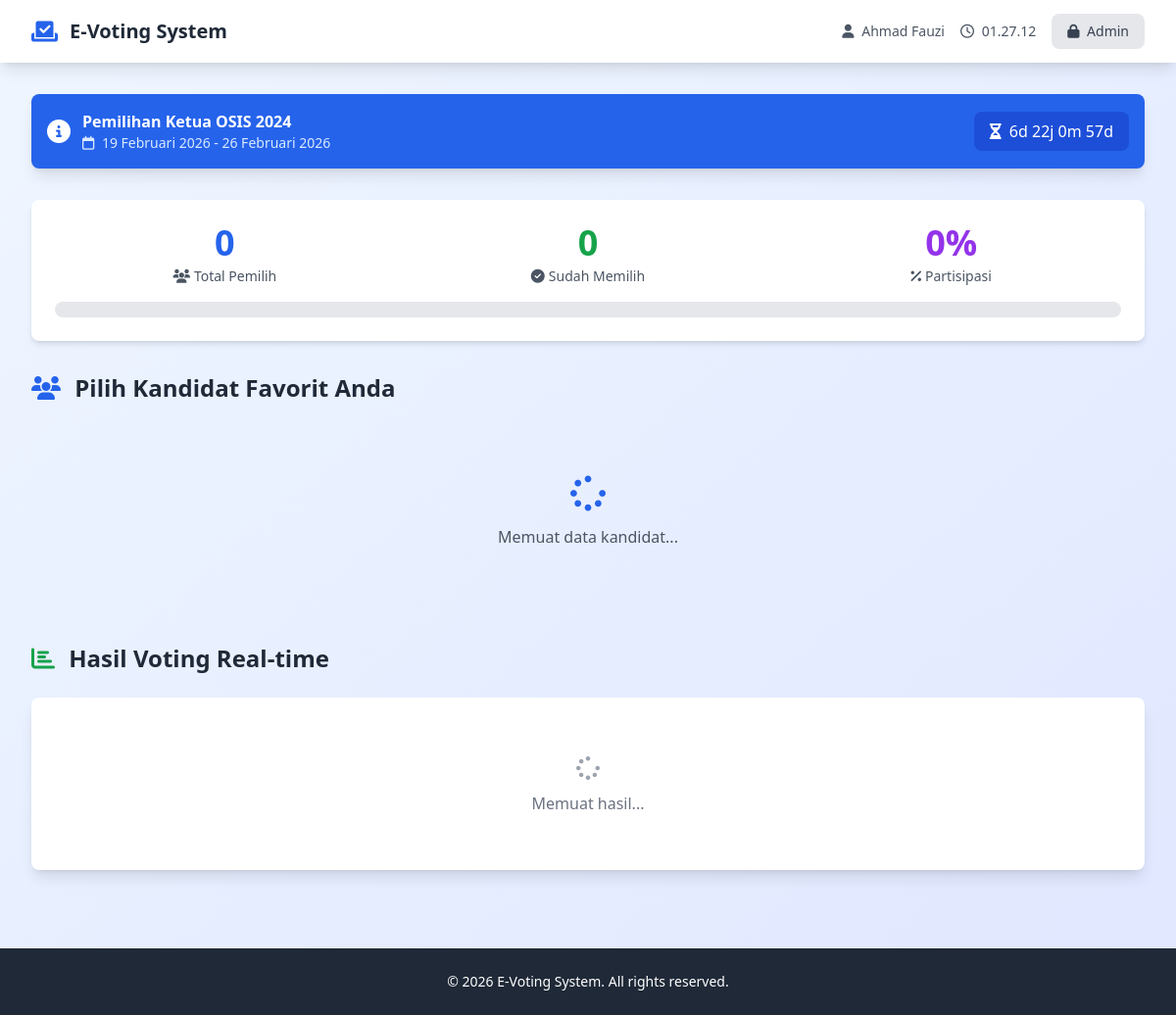
The page / (signed in) on the database its author committed.
### tables this page shows
CREATE TABLE voters (
    id INT PRIMARY KEY AUTO_INCREMENT,
    nim_nis VARCHAR(50) UNIQUE NOT NULL,
    nama VARCHAR(100) NOT NULL,
    kelas_jurusan VARCHAR(50),
    angkatan YEAR,
    status ENUM('aktif', 'tidak_aktif') DEFAULT 'aktif',
    created_at TIMESTAMP DEFAULT CURRENT_TIMESTAMP
);

CREATE TABLE voting_session (
    id INT PRIMARY KEY AUTO_INCREMENT,
    nama_sesi VARCHAR(100) NOT NULL,
    tanggal_mulai DATETIME NOT NULL,
    tanggal_selesai DATETIME NOT NULL,
    status ENUM('aktif', 'selesai', 'pending') DEFAULT 'pending',
    created_at TIMESTAMP DEFAULT CURRENT_TIMESTAMP
);

### includes/functions.php (called while the page is built, shortened)
<?php
function hasVoted($conn, $voter_id) {
    $voter_id = (int)$voter_id;
    $query = "SELECT id FROM votes WHERE voter_id = $voter_id";
    $result = mysqli_query($conn, $query);
    return mysqli_num_rows($result) > 0;
}
function tgl_indo($tanggal) {
    $bulan = [
        1 => 'Januari', 'Februari', 'Maret', 'April', 'Mei', 'Juni',
        'Juli', 'Agustus', 'September', 'Oktober', 'November', 'Desember'
    ];
    $pecahkan = explode('-', date('Y-m-d', strtotime($tanggal)));
    return $pecahkan[2] . ' ' . $bulan[(int)$pecahkan[1]] . ' ' . $pecahkan[0];
}
function getActiveSession($conn) {
    $query = "SELECT * FROM voting_session WHERE status = 'aktif' LIMIT 1";
    $result = mysqli_query($conn, $query);
    return mysqli_fetch_assoc($result);
}
function isVotingActive($conn) {
    $session = getActiveSession($conn);
    return isset($session['status']) && $session['status'] === 'aktif';
}
function getVoterById($conn, $id) {
    $id = (int)$id;
    $query = "SELECT * FROM voters WHERE id = $id";
    $result = mysqli_query($conn, $query);
    return mysqli_fetch_assoc($result);
}
?>

### index.php (the view, shortened to what this page needs)
<?php
require_once 'includes/config.php';
require_once 'includes/functions.php';
$voter_id = (int)$_SESSION['voter_id'];
$sesi_aktif = getActiveSession($conn);
$voting_active = isVotingActive($conn);
$voter_info = getVoterById($conn, $voter_id);
?>
<!DOCTYPE html>
<html lang="id">
<head>
    <script src="https://cdn.tailwindcss.com"></script>
    <link rel="stylesheet" href="https://cdnjs.cloudflare.com/ajax/libs/font-awesome/6.4.0/css/all.min.css">
    <link rel="stylesheet" href="https://cdn.jsdelivr.net/npm/sweetalert2@11/dist/sweetalert2.min.css">
</head>
<body class="bg-gradient-to-br from-blue-50 to-indigo-100 min-h-screen">
    <nav class="bg-white shadow-lg sticky top-0 z-50">
        <div class="max-w-7xl mx-auto px-4 sm:px-6 lg:px-8">
            <div class="flex justify-between items-center h-16">
                <div class="flex items-center">
                    <i class="fas fa-vote-yea text-blue-600 text-2xl mr-3"></i>
                    <span class="font-bold text-xl text-gray-800">E-Voting System</span>
                </div>
                <div class="flex items-center space-x-4">
                    <?php if ($voter_info): ?>
                    <span class="text-sm text-gray-600 hidden md:block">
                        <i class="fas fa-user mr-1"></i> <?= htmlspecialchars($voter_info['nama']) ?>
                    </span>
                    <?php endif; ?>
                    <span class="text-sm text-gray-600">
                        <i class="far fa-clock mr-1"></i>
                        <span id="live-time"></span>
                    </span>
                    <a href="login.php" class="bg-gray-200 hover:bg-gray-300 text-gray-700 px-4 py-2 rounded-lg text-sm font-medium transition">
                        <i class="fas fa-lock mr-1"></i> Admin
                    </a>
                </div>
            </div>
        </div>
    </nav>
    <div class="max-w-7xl mx-auto px-4 sm:px-6 lg:px-8 py-8">
        <?php if ($sesi_aktif): ?>
        <div class="bg-blue-600 text-white rounded-lg shadow-lg p-4 mb-8 flex flex-wrap items-center justify-between">
            <div class="flex items-center">
                <i class="fas fa-info-circle text-2xl mr-3"></i>
                <div>
                    <h3 class="font-bold"><?= htmlspecialchars($sesi_aktif['nama_sesi']) ?></h3>
                    <p class="text-sm text-blue-100">
                        <i class="far fa-calendar mr-1"></i> <?= tgl_indo($sesi_aktif['tanggal_mulai']) ?> - <?= tgl_indo($sesi_aktif['tanggal_selesai']) ?>
                    </p>
                </div>
            </div>
            <div class="bg-blue-700 px-4 py-2 rounded-lg">
                <i class="fas fa-hourglass-half mr-1"></i>
                <span id="countdown-timer">Loading...</span>
            </div>
        </div>
        <?php endif; ?>
        <div class="bg-white rounded-lg shadow-md p-6 mb-8">
            <div class="grid grid-cols-1 md:grid-cols-3 gap-6">
                <div class="text-center">
                    <div class="text-4xl font-bold text-blue-600" id="total-voters">0</div>
                    <div class="text-sm text-gray-600 mt-1"><i class="fas fa-users mr-1"></i>Total Pemilih</div>
                </div>
                <div class="text-center">
                    <div class="text-4xl font-bold text-green-600" id="voted-count">0</div>
                    <div class="text-sm text-gray-600 mt-1"><i class="fas fa-check-circle mr-1"></i>Sudah Memilih</div>
                </div>
                <div class="text-center">
                    <div class="text-4xl font-bold text-purple-600" id="partisipasi">0%</div>
                    <div class="text-sm text-gray-600 mt-1"><i class="fas fa-percent mr-1"></i>Partisipasi</div>
                </div>
            </div>
            <div class="mt-4 w-full bg-gray-200 rounded-full h-4">
            </div>
        </div>
        <h2 class="text-2xl font-bold text-gray-800 mb-6">
            <i class="fas fa-users text-blue-600 mr-2"></i>
            Pilih Kandidat Favorit Anda
        </h2>
        <div id="candidates-container" class="grid grid-cols-1 md:grid-cols-2 lg:grid-cols-3 gap-6 mb-12">
            <div class="col-span-full text-center py-12">
                <div class="animate-pulse-slow">
                    <i class="fas fa-spinner fa-spin text-4xl text-blue-600 mb-3"></i>
                    <p class="text-gray-600">Memuat data kandidat...</p>
                </div>
            </div>
        </div>
        <h2 class="text-2xl font-bold text-gray-800 mb-6">
            <i class="fas fa-chart-bar text-green-600 mr-2"></i>
            Hasil Voting Real-time
        </h2>
        <div class="bg-white rounded-lg shadow-lg p-6">
            <div id="results-container" class="space-y-6">
                <div class="text-center py-8">
                    <i class="fas fa-spinner fa-spin text-2xl text-gray-400"></i>
                    <p class="text-gray-500 mt-2">Memuat hasil...</p>
                </div>
            </div>
        </div>
    </div>
    <footer class="bg-gray-800 text-white py-6 mt-12">
        <div class="max-w-7xl mx-auto px-4 text-center">
            <p class="text-sm">&copy; <?= date('Y') ?> E-Voting System. All rights reserved.</p>
        </div>
    </footer>
</body>
</html>

### index.php (style rules this page uses)
.animate-pulse-slow { animation: pulse 2s cubic-bezier(0.4, 0, 0.6, 1) infinite; }

### rows shown on the page
voters: nama "Ahmad Fauzi"
voting_session: nama_sesi "Pemilihan Ketua OSIS 2024", tanggal_mulai "19 Februari 2026", tanggal_selesai "26 Februari 2026"
